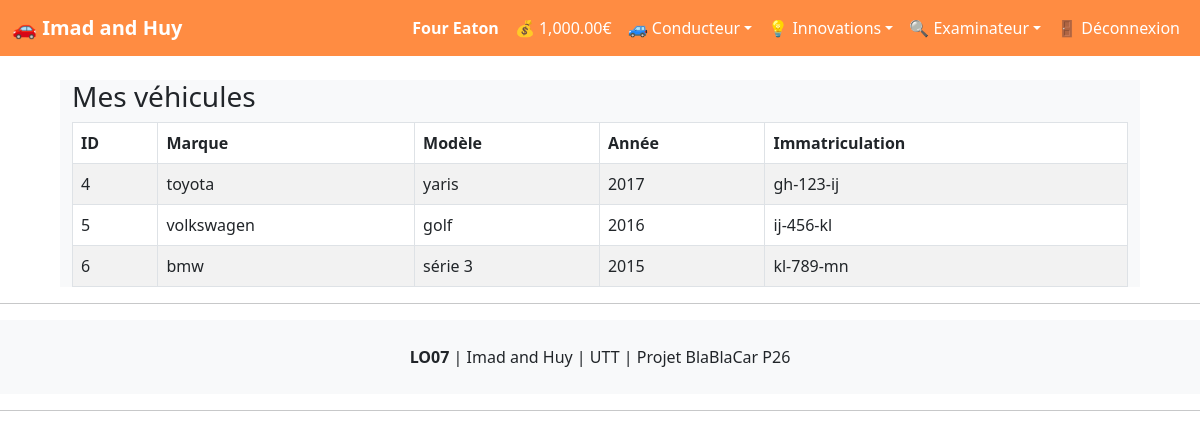
The app's page /app/router/router.php?action=vehiculeMesVehicules (signed in) with its own data.
### tables this page shows
create table if not exists utilisateur (
 id int not null,
 nom varchar(40) not null,
 prenom varchar(40) not null,
 role enum('administrateur', 'conducteur', 'passager'), 
 login varchar(20) not null,
 password varchar(20) not null,
 solde decimal(8,2), 
 primary key (id) 
);

create table if not exists vehicule (
    id int primary key,
    marque varchar(255) not null,
    modele varchar(255) not null,
    annee int not null,
    immatriculation varchar(20) not null,
    proprietaire_id integer not null,
    foreign key (proprietaire_id) references utilisateur(id)
);

### app/controller/ControllerVehicule.php (called while the page is built, shortened)
<?php
require_once '../model/ModelVehicule.php';
require_once '../model/ModelUtilisateur.php';
class ControllerVehicule {
    public static function mesVehicules() {
        $vehicules = ModelVehicule::getByProprietaire($_SESSION['login_id']);
        require '../view/vehicule/viewMesVehicules.php';
    }
}
?>

### app/model/ModelUtilisateur.php (called while the page is built, shortened)
<?php
class ModelUtilisateur {
    private $id, $nom, $prenom, $role, $login, $password, $solde;
    public static function getOne($id) {
        try {
            $pdo = Model::getInstance();
            $stmt = $pdo->prepare("SELECT * FROM utilisateur WHERE id = :id");
            $stmt->execute(['id' => $id]);
            $stmt->setFetchMode(PDO::FETCH_CLASS, 'ModelUtilisateur');
            return $stmt->fetch();
        } catch (PDOException $e) {
            die($e->getMessage());
        }
    }
    public function getSolde() {
        return $this->solde;
    }
}
?>

### app/model/ModelVehicule.php (called while the page is built, shortened)
<?php
class ModelVehicule {
    public static function getByProprietaire($proprietaire_id) {
        try {
            $pdo = Model::getInstance();
            $stmt = $pdo->prepare("SELECT * FROM vehicule WHERE proprietaire_id = :proprietaire_id");
            $stmt->execute(['proprietaire_id' => $proprietaire_id]);
            return $stmt->fetchAll(PDO::FETCH_CLASS, "ModelVehicule");
        } catch (PDOException $e) {
            die($e->getMessage());
        }
    }
    public function __get($prop) {
        return $this->$prop;
    }
}
?>

### app/view/vehicule/viewMesVehicules.php (the view, shortened to what this page needs)
<body>
    <div class="container">
        <?php include __DIR__ . '/../fragment/fragmentMenu.php'; ?>
        <h3>Mes véhicules</h3>
        <?php if (count($vehicules) > 0): ?>
            <table class="table table-striped table-bordered">
                <thead>
                    <tr>
                        <th>ID</th>
                        <th>Marque</th>
                        <th>Modèle</th>
                        <th>Année</th>
                        <th>Immatriculation</th>
                    </tr>
                </thead>
                <tbody>
                    <?php foreach ($vehicules as $v): ?>
                        <tr>
                            <td><?php echo htmlspecialchars($v->id); ?></td>
                            <td><?php echo htmlspecialchars($v->marque); ?></td>
                            <td><?php echo htmlspecialchars($v->modele); ?></td>
                            <td><?php echo htmlspecialchars($v->annee); ?></td>
                            <td><?php echo htmlspecialchars($v->immatriculation); ?></td>
                        </tr>
                    <?php endforeach; ?>
                </tbody>
            </table>
        <?php else: ?>
            <p>Vous n'avez pas de véhicules enregistrés.</p>
        <?php endif; ?>
    </div>
</body>
</html>

### app/view/fragment/fragmentMenu.php (shortened to what this page needs)
<?php
$login_id = $_SESSION['login_id'] ?? -1;
$login_role = $_SESSION['login_role'] ?? '';
$login_nom = $_SESSION['login_nom'] ?? '';
$login_prenom = $_SESSION['login_prenom'] ?? '';
$login_solde = $_SESSION['login_solde'] ?? 0;
if ($login_id != -1) {
    $user_live = \ModelUtilisateur::getOne($login_id);
    if ($user_live) {
        $login_solde = $user_live->getSolde();
    }
}
?>
<nav class="navbar navbar-expand-lg fixed-top" style="background-color: #FF8C42;">
    <div class="container-fluid">
        <a class="navbar-brand text-white fw-bold" href="router.php?action=accueil">🚗 Imad and Huy</a>
        <div class="collapse navbar-collapse" id="navbarNav">
            <ul class="navbar-nav ms-auto mb-2 mb-lg-0">
                <?php if ($login_id != -1): ?>
                    <li class="nav-item">
                        <span class="nav-link text-white"><strong><?php echo htmlspecialchars($login_nom . ' ' . $login_prenom); ?></strong></span>
                    </li>
                    <li class="nav-item">
                        <span class="nav-link text-white" title="Solde Réel">💰 <?php echo number_format($login_solde, 2); ?>€</span>
                    </li>
                <?php endif; ?>
                <?php if ($login_id != -1 && $login_role === 'conducteur'): ?>
                    <li class="nav-item dropdown">
                        <a class="nav-link dropdown-toggle text-white" href="#" role="button" data-bs-toggle="dropdown" aria-expanded="false">🚙 Conducteur</a>
                    </li>
                <?php endif; ?>
                <li class="nav-item dropdown">
                    <a class="nav-link dropdown-toggle text-white" href="#" role="button" data-bs-toggle="dropdown" aria-expanded="false">💡 Innovations</a>
                </li>
                <li class="nav-item dropdown">
                    <a class="nav-link dropdown-toggle text-white" href="#" role="button" data-bs-toggle="dropdown" aria-expanded="false">🔍 Examinateur</a>
                </li>
                <?php if ($login_id == -1): ?>
                    <li class="nav-item">
                        <a class="nav-link text-white" href="router.php?action=login">🔓 Se connecter</a>
                    </li>
                <?php else: ?>
                    <li class="nav-item">
                        <a class="nav-link text-white" href="router.php?action=logout">🚪 Déconnexion</a>
                    </li>
                <?php endif; ?>
            </ul>
        </div>
    </div>
</nav>

### records on screen
utilisateur: solde "1,000.00"
vehicule: id "4", marque "toyota", modele "yaris", annee "2017", immatriculation "gh-123-ij"
vehicule: id "5", marque "volkswagen", modele "golf", annee "2016", immatriculation "ij-456-kl"
vehicule: id "6", marque "bmw", modele "série 3", annee "2015", immatriculation "kl-789-mn"

### other values on screen
$login_nom . ' ' . $login_prenom "Four Eaton"
